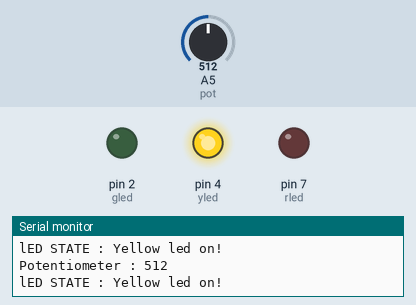
This sketch was run on a simulated Arduino Uno, built with avr-gcc and run on an emulated ATmega328P. On the bench: output pins drawn as LEDs (lit = HIGH), the last lines printed to the serial monitor. The test bench sets the inputs (shaded band); at power-on: A5 (pot) = 512.

Above: at 1.2 s.
1.3 s: A5 (pot) set to 493
At 1.7 s:
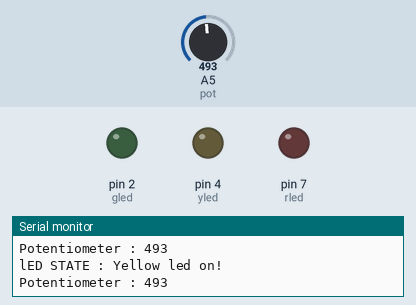
2.8 s: A5 (pot) set to 349
5.8 s: A5 (pot) set to 329
At 7.0 s:
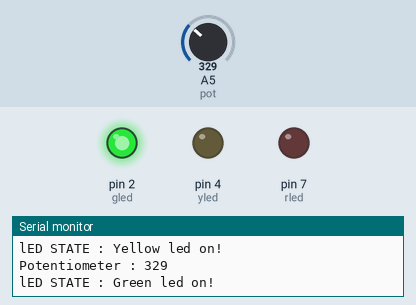
7.3 s: A5 (pot) set to 900
At 9.1 s:
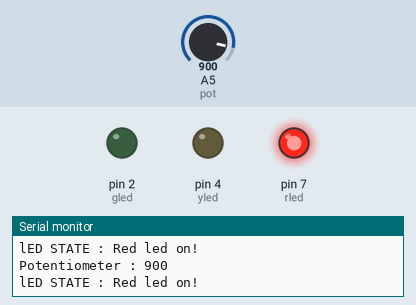
9.4 s: A5 (pot) set to 870
12.4 s: A5 (pot) set to 845
At 13.7 s:
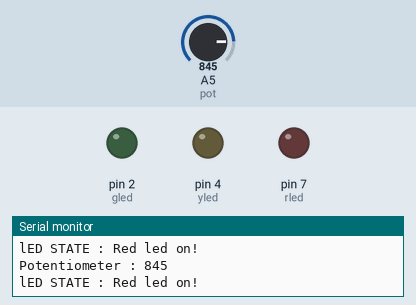
Timing chart, 0 to 15.4 s (numbered marks = the images above; inputs shaded):
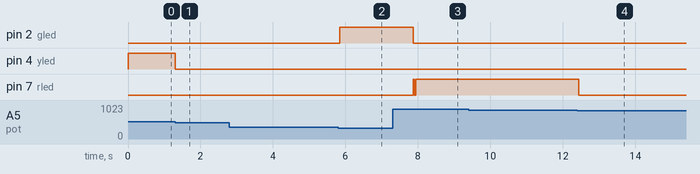

The sketch:

1.INO
```cpp
// C++ code
//
const int pot=A5;
const int rled=7;
const int yled=4;
const int gled=2;

void setup()
{
  pinMode(rled, OUTPUT);
  pinMode(yled, OUTPUT);
  pinMode(gled, OUTPUT);
  Serial.begin(9600);
}
void loop()
{
  int potValue=analogRead(pot);
  if(potValue>=0&&potValue<=340){
  	digitalWrite(rled,LOW);
    digitalWrite(yled,LOW);
    int brightness=map(potValue,0,340,0,255);
    analogWrite(gled,brightness);
    Serial.print("Potentiometer : ");
    Serial.println(potValue);
    delay(1000);
    Serial.println("lED STATE : Green led on! \n");
    delay(1000);

  }
  else if(potValue>=341&&potValue<=680){
  	digitalWrite(gled,LOW);
    digitalWrite(rled,LOW);
    int brightness=map(potValue,341,680,0,255);
    analogWrite(yled,brightness);
    Serial.print("Potentiometer : ");
    Serial.println(potValue);
    Serial.print("lED STATE : Yellow led on! \n");
  }

  if(potValue>=681&&potValue<=1023){
  	digitalWrite(rled,LOW);
    digitalWrite(gled,LOW);

    int brightness=map(potValue,681,1023,0,255);
    analogWrite(rled,brightness);
    Serial.print("Potentiometer : ");
    Serial.println(potValue);
    Serial.print("lED STATE : Red led on! \n");
  }

}
```

Measured:
- the behaviour switches between 512 and 511 on A5 (pot) (found by bisection; images 0 and 1)
- the behaviour switches between 341 and 340 on A5 (pot) (found by bisection; images 1 and 2)
- the behaviour switches between 853 and 852 on A5 (pot) (found by bisection; images 3 and 4)
- after the input at 1.3 s, pin 4 (yled): HIGH → LOW at once
- after the input at 5.8 s, pin 2 (gled): LOW → HIGH at once
- after the input at 7.3 s, pin 2 (gled): HIGH → LOW after 0.57 s; pin 7 (rled): LOW → HIGH after 0.57 s, → LOW 0.03 s later, → HIGH 0.05 s later
- after the input at 12.4 s, pin 7 (rled): HIGH → LOW at once
